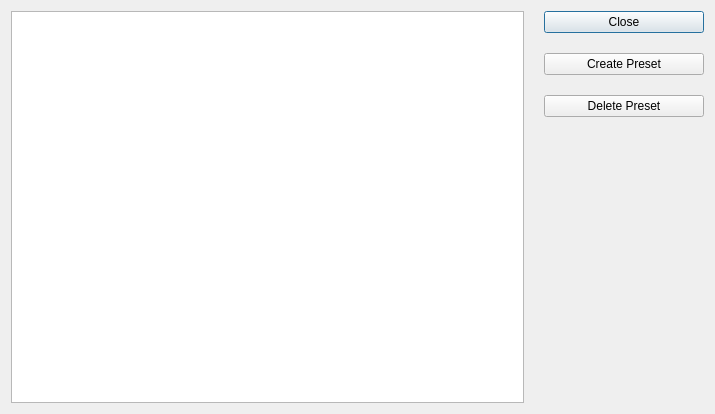
<?xml version="1.0" encoding="UTF-8"?>
<ui version="4.0">
 <class>PresetsWindow</class>
 <widget class="QDialog" name="PresetsWindow">
  <property name="geometry">
   <rect>
    <x>0</x>
    <y>0</y>
    <width>715</width>
    <height>414</height>
   </rect>
  </property>
  <property name="windowTitle">
   <string>Manage Presets</string>
  </property>
  <layout class="QHBoxLayout" name="horizontalLayout">
   <property name="spacing">
    <number>20</number>
   </property>
   <item>
    <widget class="QTableView" name="tableView">
     <property name="sizePolicy">
      <sizepolicy hsizetype="Expanding" vsizetype="Expanding">
       <horstretch>0</horstretch>
       <verstretch>0</verstretch>
      </sizepolicy>
     </property>
     <property name="autoFillBackground">
      <bool>false</bool>
     </property>
    </widget>
   </item>
   <item>
    <layout class="QVBoxLayout" name="verticalLayout">
     <item>
      <widget class="QDialogButtonBox" name="buttonBox">
       <property name="sizePolicy">
        <sizepolicy hsizetype="Minimum" vsizetype="Fixed">
         <horstretch>0</horstretch>
         <verstretch>0</verstretch>
        </sizepolicy>
       </property>
       <property name="minimumSize">
        <size>
         <width>160</width>
         <height>0</height>
        </size>
       </property>
       <property name="maximumSize">
        <size>
         <width>150</width>
         <height>16777215</height>
        </size>
       </property>
       <property name="orientation">
        <enum>Qt::Vertical</enum>
       </property>
       <property name="standardButtons">
        <set>QDialogButtonBox::Close</set>
       </property>
      </widget>
     </item>
     <item>
      <widget class="QPushButton" name="pushButton">
       <property name="minimumSize">
        <size>
         <width>160</width>
         <height>0</height>
        </size>
       </property>
       <property name="maximumSize">
        <size>
         <width>150</width>
         <height>16777215</height>
        </size>
       </property>
       <property name="text">
        <string>Create Preset</string>
       </property>
      </widget>
     </item>
     <item>
      <widget class="QPushButton" name="pushButton_deletePreset">
       <property name="minimumSize">
        <size>
         <width>160</width>
         <height>0</height>
        </size>
       </property>
       <property name="text">
        <string>Delete Preset</string>
       </property>
      </widget>
     </item>
     <item>
      <spacer name="verticalSpacer">
       <property name="orientation">
        <enum>Qt::Vertical</enum>
       </property>
       <property name="sizeHint" stdset="0">
        <size>
         <width>20</width>
         <height>40</height>
        </size>
       </property>
      </spacer>
     </item>
    </layout>
   </item>
  </layout>
 </widget>
 <resources/>
 <connections>
  <connection>
   <sender>buttonBox</sender>
   <signal>accepted()</signal>
   <receiver>PresetsWindow</receiver>
   <slot>accept()</slot>
   <hints>
    <hint type="sourcelabel">
     <x>248</x>
     <y>254</y>
    </hint>
    <hint type="destinationlabel">
     <x>157</x>
     <y>274</y>
    </hint>
   </hints>
  </connection>
  <connection>
   <sender>buttonBox</sender>
   <signal>rejected()</signal>
   <receiver>PresetsWindow</receiver>
   <slot>reject()</slot>
   <hints>
    <hint type="sourcelabel">
     <x>316</x>
     <y>260</y>
    </hint>
    <hint type="destinationlabel">
     <x>286</x>
     <y>274</y>
    </hint>
   </hints>
  </connection>
 </connections>
</ui>
